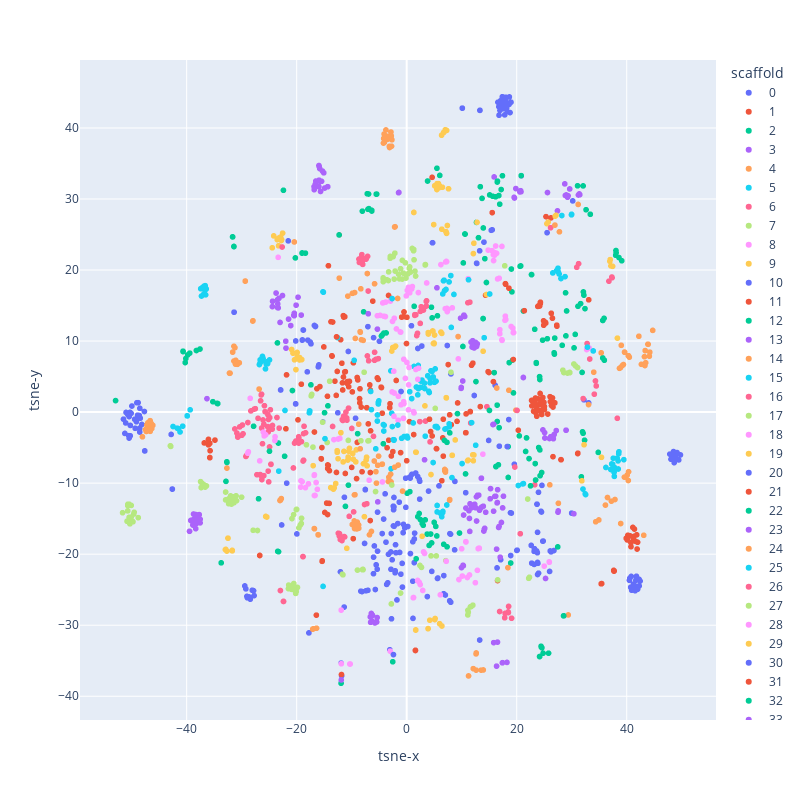

The notebook cell this image was saved under:
### Code cell
proj_type = "tsne"
px.scatter(df, x=f"{proj_type}-x", y=f"{proj_type}-y", color="scaffold", height=800, width=800)
